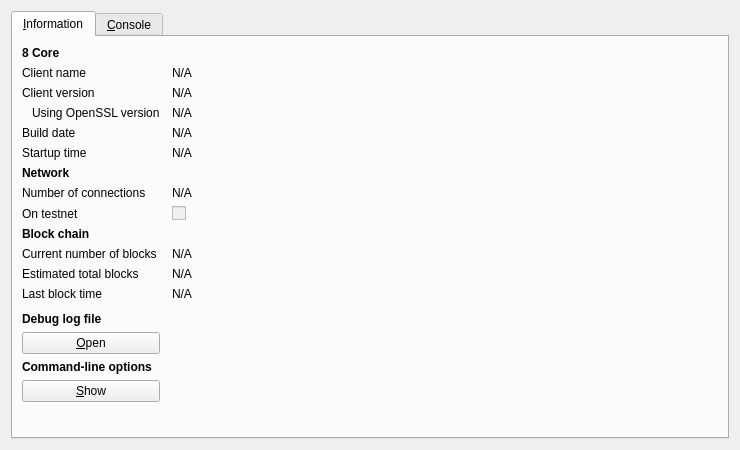
<?xml version="1.0" encoding="UTF-8"?>
<ui version="4.0">
 <class>RPCConsole</class>
 <widget class="QDialog" name="RPCConsole">
  <property name="geometry">
   <rect>
    <x>0</x>
    <y>0</y>
    <width>740</width>
    <height>450</height>
   </rect>
  </property>
  <property name="windowTitle">
   <string>8 - Debug window</string>
  </property>
  <layout class="QVBoxLayout" name="verticalLayout_2">
   <item>
    <widget class="QTabWidget" name="tabWidget">
     <property name="currentIndex">
      <number>0</number>
     </property>
     <widget class="QWidget" name="tab_info">
      <attribute name="title">
       <string>&amp;Information</string>
      </attribute>
      <layout class="QGridLayout" name="gridLayout" columnstretch="0,1">
       <property name="horizontalSpacing">
        <number>12</number>
       </property>
       <item row="0" column="0">
        <widget class="QLabel" name="label_9">
         <property name="font">
          <font>
           <weight>75</weight>
           <bold>true</bold>
          </font>
         </property>
         <property name="text">
          <string>8 Core</string>
         </property>
        </widget>
       </item>
       <item row="1" column="0">
        <widget class="QLabel" name="label_5">
         <property name="text">
          <string>Client name</string>
         </property>
        </widget>
       </item>
       <item row="1" column="1">
        <widget class="QLabel" name="clientName">
         <property name="cursor">
          <cursorShape>IBeamCursor</cursorShape>
         </property>
         <property name="text">
          <string>N/A</string>
         </property>
         <property name="textFormat">
          <enum>Qt::PlainText</enum>
         </property>
         <property name="textInteractionFlags">
          <set>Qt::LinksAccessibleByMouse|Qt::TextSelectableByKeyboard|Qt::TextSelectableByMouse</set>
         </property>
        </widget>
       </item>
       <item row="2" column="0">
        <widget class="QLabel" name="label_6">
         <property name="text">
          <string>Client version</string>
         </property>
        </widget>
       </item>
       <item row="2" column="1">
        <widget class="QLabel" name="clientVersion">
         <property name="cursor">
          <cursorShape>IBeamCursor</cursorShape>
         </property>
         <property name="text">
          <string>N/A</string>
         </property>
         <property name="textFormat">
          <enum>Qt::PlainText</enum>
         </property>
         <property name="textInteractionFlags">
          <set>Qt::LinksAccessibleByMouse|Qt::TextSelectableByKeyboard|Qt::TextSelectableByMouse</set>
         </property>
        </widget>
       </item>
       <item row="3" column="0">
        <widget class="QLabel" name="label_14">
         <property name="text">
          <string>Using OpenSSL version</string>
         </property>
         <property name="indent">
          <number>10</number>
         </property>
        </widget>
       </item>
       <item row="3" column="1">
        <widget class="QLabel" name="openSSLVersion">
         <property name="cursor">
          <cursorShape>IBeamCursor</cursorShape>
         </property>
         <property name="text">
          <string>N/A</string>
         </property>
         <property name="textFormat">
          <enum>Qt::PlainText</enum>
         </property>
         <property name="textInteractionFlags">
          <set>Qt::LinksAccessibleByMouse|Qt::TextSelectableByKeyboard|Qt::TextSelectableByMouse</set>
         </property>
        </widget>
       </item>
       <item row="4" column="0">
        <widget class="QLabel" name="label_12">
         <property name="text">
          <string>Build date</string>
         </property>
        </widget>
       </item>
       <item row="4" column="1">
        <widget class="QLabel" name="buildDate">
         <property name="cursor">
          <cursorShape>IBeamCursor</cursorShape>
         </property>
         <property name="text">
          <string>N/A</string>
         </property>
         <property name="textFormat">
          <enum>Qt::PlainText</enum>
         </property>
         <property name="textInteractionFlags">
          <set>Qt::LinksAccessibleByMouse|Qt::TextSelectableByKeyboard|Qt::TextSelectableByMouse</set>
         </property>
        </widget>
       </item>
       <item row="5" column="0">
        <widget class="QLabel" name="label_13">
         <property name="text">
          <string>Startup time</string>
         </property>
        </widget>
       </item>
       <item row="5" column="1">
        <widget class="QLabel" name="startupTime">
         <property name="cursor">
          <cursorShape>IBeamCursor</cursorShape>
         </property>
         <property name="text">
          <string>N/A</string>
         </property>
         <property name="textFormat">
          <enum>Qt::PlainText</enum>
         </property>
         <property name="textInteractionFlags">
          <set>Qt::LinksAccessibleByMouse|Qt::TextSelectableByKeyboard|Qt::TextSelectableByMouse</set>
         </property>
        </widget>
       </item>
       <item row="6" column="0">
        <widget class="QLabel" name="label_11">
         <property name="font">
          <font>
           <weight>75</weight>
           <bold>true</bold>
          </font>
         </property>
         <property name="text">
          <string>Network</string>
         </property>
        </widget>
       </item>
       <item row="7" column="0">
        <widget class="QLabel" name="label_7">
         <property name="text">
          <string>Number of connections</string>
         </property>
        </widget>
       </item>
       <item row="7" column="1">
        <widget class="QLabel" name="numberOfConnections">
         <property name="cursor">
          <cursorShape>IBeamCursor</cursorShape>
         </property>
         <property name="text">
          <string>N/A</string>
         </property>
         <property name="textFormat">
          <enum>Qt::PlainText</enum>
         </property>
         <property name="textInteractionFlags">
          <set>Qt::LinksAccessibleByMouse|Qt::TextSelectableByKeyboard|Qt::TextSelectableByMouse</set>
         </property>
        </widget>
       </item>
       <item row="8" column="0">
        <widget class="QLabel" name="label_8">
         <property name="text">
          <string>On testnet</string>
         </property>
        </widget>
       </item>
       <item row="8" column="1">
        <widget class="QCheckBox" name="isTestNet">
         <property name="enabled">
          <bool>false</bool>
         </property>
         <property name="text">
          <string/>
         </property>
        </widget>
       </item>
       <item row="9" column="0">
        <widget class="QLabel" name="label_10">
         <property name="font">
          <font>
           <weight>75</weight>
           <bold>true</bold>
          </font>
         </property>
         <property name="text">
          <string>Block chain</string>
         </property>
        </widget>
       </item>
       <item row="10" column="0">
        <widget class="QLabel" name="label_3">
         <property name="text">
          <string>Current number of blocks</string>
         </property>
        </widget>
       </item>
       <item row="10" column="1">
        <widget class="QLabel" name="numberOfBlocks">
         <property name="cursor">
          <cursorShape>IBeamCursor</cursorShape>
         </property>
         <property name="text">
          <string>N/A</string>
         </property>
         <property name="textFormat">
          <enum>Qt::PlainText</enum>
         </property>
         <property name="textInteractionFlags">
          <set>Qt::LinksAccessibleByMouse|Qt::TextSelectableByKeyboard|Qt::TextSelectableByMouse</set>
         </property>
        </widget>
       </item>
       <item row="11" column="0">
        <widget class="QLabel" name="label_4">
         <property name="text">
          <string>Estimated total blocks</string>
         </property>
        </widget>
       </item>
       <item row="11" column="1">
        <widget class="QLabel" name="totalBlocks">
         <property name="cursor">
          <cursorShape>IBeamCursor</cursorShape>
         </property>
         <property name="text">
          <string>N/A</string>
         </property>
         <property name="textFormat">
          <enum>Qt::PlainText</enum>
         </property>
         <property name="textInteractionFlags">
          <set>Qt::LinksAccessibleByMouse|Qt::TextSelectableByKeyboard|Qt::TextSelectableByMouse</set>
         </property>
        </widget>
       </item>
       <item row="12" column="0">
        <widget class="QLabel" name="label_2">
         <property name="text">
          <string>Last block time</string>
         </property>
        </widget>
       </item>
       <item row="12" column="1">
        <widget class="QLabel" name="lastBlockTime">
         <property name="cursor">
          <cursorShape>IBeamCursor</cursorShape>
         </property>
         <property name="text">
          <string>N/A</string>
         </property>
         <property name="textFormat">
          <enum>Qt::PlainText</enum>
         </property>
         <property name="textInteractionFlags">
          <set>Qt::LinksAccessibleByMouse|Qt::TextSelectableByKeyboard|Qt::TextSelectableByMouse</set>
         </property>
        </widget>
       </item>
       <item row="13" column="0">
        <spacer name="verticalSpacer_2">
         <property name="orientation">
          <enum>Qt::Vertical</enum>
         </property>
         <property name="sizeHint" stdset="0">
          <size>
           <width>20</width>
           <height>20</height>
          </size>
         </property>
        </spacer>
       </item>
       <item row="14" column="0">
        <widget class="QLabel" name="labelDebugLogfile">
         <property name="font">
          <font>
           <weight>75</weight>
           <bold>true</bold>
          </font>
         </property>
         <property name="text">
          <string>Debug log file</string>
         </property>
        </widget>
       </item>
       <item row="15" column="0">
        <widget class="QPushButton" name="openDebugLogfileButton">
         <property name="toolTip">
          <string>Open the 8 debug log file from the current data directory. This can take a few seconds for large log files.</string>
         </property>
         <property name="text">
          <string>&amp;Open</string>
         </property>
         <property name="autoDefault">
          <bool>false</bool>
         </property>
        </widget>
       </item>
       <item row="16" column="0">
        <widget class="QLabel" name="labelCLOptions">
         <property name="font">
          <font>
           <weight>75</weight>
           <bold>true</bold>
          </font>
         </property>
         <property name="text">
          <string>Command-line options</string>
         </property>
        </widget>
       </item>
       <item row="17" column="0">
        <widget class="QPushButton" name="showCLOptionsButton">
         <property name="toolTip">
          <string>Show the 8-Qt help message to get a list with possible 8 command-line options.</string>
         </property>
         <property name="text">
          <string>&amp;Show</string>
         </property>
         <property name="autoDefault">
          <bool>false</bool>
         </property>
        </widget>
       </item>
       <item row="18" column="0">
        <spacer name="verticalSpacer">
         <property name="orientation">
          <enum>Qt::Vertical</enum>
         </property>
         <property name="sizeHint" stdset="0">
          <size>
           <width>20</width>
           <height>40</height>
          </size>
         </property>
        </spacer>
       </item>
      </layout>
     </widget>
     <widget class="QWidget" name="tab_console">
      <attribute name="title">
       <string>&amp;Console</string>
      </attribute>
      <layout class="QVBoxLayout" name="verticalLayout_3">
       <property name="spacing">
        <number>3</number>
       </property>
       <item>
        <widget class="QTextEdit" name="messagesWidget">
         <property name="minimumSize">
          <size>
           <width>0</width>
           <height>100</height>
          </size>
         </property>
         <property name="readOnly">
          <bool>true</bool>
         </property>
         <property name="tabKeyNavigation" stdset="0">
          <bool>false</bool>
         </property>
         <property name="columnCount" stdset="0">
          <number>2</number>
         </property>
        </widget>
       </item>
       <item>
        <layout class="QHBoxLayout" name="horizontalLayout">
         <property name="spacing">
          <number>3</number>
         </property>
         <item>
          <widget class="QLabel" name="label">
           <property name="text">
            <string notr="true">&gt;</string>
           </property>
          </widget>
         </item>
         <item>
          <widget class="QLineEdit" name="lineEdit"/>
         </item>
         <item>
          <widget class="QPushButton" name="clearButton">
           <property name="maximumSize">
            <size>
             <width>24</width>
             <height>24</height>
            </size>
           </property>
           <property name="toolTip">
            <string>Clear console</string>
           </property>
           <property name="text">
            <string/>
           </property>
           <property name="icon">
            <iconset resource="../bitcoin.qrc">
             <normaloff>:/icons/remove</normaloff>:/icons/remove</iconset>
           </property>
           <property name="shortcut">
            <string notr="true">Ctrl+L</string>
           </property>
           <property name="autoDefault">
            <bool>false</bool>
           </property>
          </widget>
         </item>
        </layout>
       </item>
      </layout>
     </widget>
    </widget>
   </item>
  </layout>
 </widget>
 <resources>
  <include location="../bitcoin.qrc"/>
 </resources>
 <connections/>
</ui>
